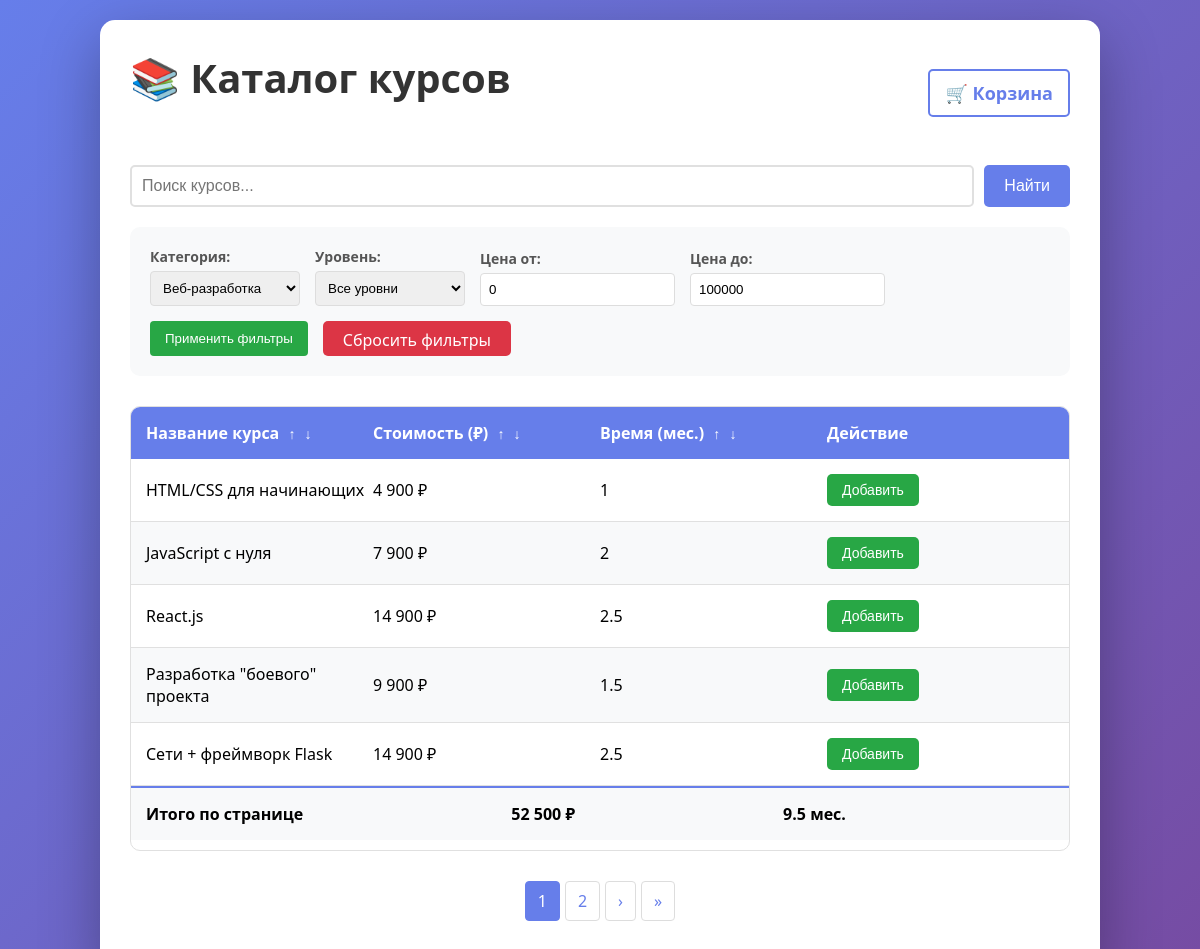
Page /Database/catalog/index.php?category=Веб-разработка on the committed database.
### tables this page shows
CREATE TABLE `products` (
  `id` int(11) NOT NULL,
  `name` varchar(255) NOT NULL,
  `price` decimal(10,2) NOT NULL,
  `duration` float NOT NULL,
  `category` varchar(100) DEFAULT NULL,
  `level` enum('Начальный','Средний','Продвинутый') DEFAULT 'Начальный',
  `created_at` timestamp NOT NULL DEFAULT current_timestamp()
);

### Database/catalog/index.php (the view, shortened to what this page needs)
<?php
$limit = 5;
$page = isset($_GET['page']) ? (int)$_GET['page'] : 1;
$offset = ($page - 1) * $limit;
$sort = isset($_GET['sort']) ? $_GET['sort'] : 'name';
$order = isset($_GET['order']) ? $_GET['order'] : 'ASC';
$category = isset($_GET['category']) ? $_GET['category'] : '';
$level = isset($_GET['level']) ? $_GET['level'] : '';
$price_min = isset($_GET['price_min']) ? (float)$_GET['price_min'] : 0;
$price_max = isset($_GET['price_max']) ? (float)$_GET['price_max'] : 100000;
$search = isset($_GET['search']) ? $_GET['search'] : '';
$database = new Database();
$db = $database->getConnection();
$where_conditions = [];
$params = [];
if (!empty($category)) {
    $where_conditions[] = "category = :category";
    $params[':category'] = $category;
}
$where_sql = "";
if (count($where_conditions) > 0) {
    $where_sql = "WHERE " . implode(" AND ", $where_conditions);
}
$count_query = "SELECT COUNT(*) as total FROM products $where_sql";
$count_stmt = $db->prepare($count_query);
foreach ($params as $key => $value) {
    $count_stmt->bindValue($key, $value);
}
$count_stmt->execute();
$total_records = $count_stmt->fetch(PDO::FETCH_ASSOC)['total'];
$total_pages = ceil($total_records / $limit);
$query = "SELECT * FROM products $where_sql ORDER BY $sort $order LIMIT :limit OFFSET :offset";
$stmt = $db->prepare($query);
foreach ($params as $key => $value) {
    $stmt->bindValue($key, $value);
}
$stmt->bindValue(':limit', $limit, PDO::PARAM_INT);
$stmt->bindValue(':offset', $offset, PDO::PARAM_INT);
$stmt->execute();
$products = $stmt->fetchAll(PDO::FETCH_ASSOC);
$categories_query = "SELECT DISTINCT category FROM products ORDER BY category";
$categories_stmt = $db->query($categories_query);
$categories = $categories_stmt->fetchAll(PDO::FETCH_COLUMN);
?>
<!DOCTYPE html>
<html lang="ru">
<head>
    <link rel="stylesheet" href="css/style.css">
</head>
<body>
    <div class="container">
        <div class="header">
            <h1>📚 Каталог курсов</h1>
            <div class="cart-info">
                <a href="cart.php" class="cart-link">
                    🛒 Корзина
                </a>
            </div>
        </div>
        <div class="search-section">
            <form action="index.php" method="GET" class="search-form">
                <input type="text" name="search" placeholder="Поиск курсов..." value="<?php echo htmlspecialchars($search); ?>">
                <button type="submit">Найти</button>
            </form>
        </div>
        <div class="filters-section">
            <form action="index.php" method="GET" class="filters-form">
                <div class="filter-group">
                    <label>Категория:</label>
                    <select name="category">
                        <?php foreach ($categories as $cat): ?>
                            <option value="<?php echo htmlspecialchars($cat); ?>" <?php echo $category == $cat ? 'selected' : ''; ?>>
                                <?php echo htmlspecialchars($cat); ?>
                            </option>
                        <?php endforeach; ?>
                    </select>
                </div>
                <div class="filter-group">
                    <label>Уровень:</label>
                    <select name="level">
                        <option value="">Все уровни</option>
                    </select>
                </div>
                <div class="filter-group">
                    <label>Цена от:</label>
                    <input type="number" name="price_min" value="<?php echo $price_min; ?>" min="0">
                </div>
                <div class="filter-group">
                    <label>Цена до:</label>
                    <input type="number" name="price_max" value="<?php echo $price_max; ?>" min="0">
                </div>
                <?php
                $query_params = [
                    'search' => $search,
                    'category' => $category,
                    'level' => $level,
                    'price_min' => $price_min,
                    'price_max' => $price_max
                ];
                $query_string = http_build_query($query_params);
                ?>
                <button type="submit">Применить фильтры</button>
                <?php if (!empty($category) || !empty($level) || $price_min > 0 || $price_max < 100000): ?>
                    <a href="index.php" class="clear-btn">Сбросить фильтры</a>
                <?php endif; ?>
            </form>
        </div>
        <section class="pricing-table">
            <div class="table-header">
                <p>
                    Название курса
                    <a href="?sort=name&order=ASC&<?php echo $query_string; ?>">↑</a>
                    <a href="?sort=name&order=DESC&<?php echo $query_string; ?>">↓</a>
                </p>
                <p>
                    Стоимость (₽)
                    <a href="?sort=price&order=ASC&<?php echo $query_string; ?>">↑</a>
                    <a href="?sort=price&order=DESC&<?php echo $query_string; ?>">↓</a>
                </p>
                <p>
                    Время (мес.)
                    <a href="?sort=duration&order=ASC&<?php echo $query_string; ?>">↑</a>
                    <a href="?sort=duration&order=DESC&<?php echo $query_string; ?>">↓</a>
                </p>
                <p>Действие</p>
            </div>
            <div id="table-body">
                <?php foreach ($products as $product): ?>
                <div class="product-row">
                    <p><?php echo htmlspecialchars($product['name']); ?></p>
                    <p><?php echo number_format($product['price'], 0, '.', ' '); ?> ₽</p>
                    <p><?php echo $product['duration']; ?></p>
                    <form action="add_to_cart.php" method="POST">
                        <button type="submit" class="add-to-cart">Добавить</button>
                    </form>
                </div>
                <?php endforeach; ?>
            </div>
            <?php
            $total_price = array_sum(array_column($products, 'price'));
            $total_duration = array_sum(array_column($products, 'duration'));
            ?>
            <div class="total-row" id="total-row">
                <p><b>Итого по странице</b></p>
                <p><b><?php echo number_format($total_price, 0, '.', ' '); ?> ₽</b></p>
                <p><b><?php echo $total_duration; ?> мес.</b></p>
            </div>
        </section>
        <?php if ($total_pages > 1): ?>
        <div class="pagination">
            <?php
            $start = max(1, $page - 2);
            $end = min($total_pages, $page + 2);
            for ($i = $start; $i <= $end; $i++):
            ?>
                <a href="?page=<?php echo $i; ?>&sort=<?php echo urlencode($sort); ?>&order=<?php echo urlencode($order); ?>&<?php echo $query_string; ?>" class="<?php echo $i == $page ? 'active' : ''; ?>">
                    <?php echo $i; ?>
                </a>
            <?php endfor; ?>
            <?php if ($page < $total_pages): ?>
                <a href="?page=<?php echo $page + 1; ?>&sort=<?php echo urlencode($sort); ?>&order=<?php echo urlencode($order); ?>&<?php echo $query_string; ?>">›</a>
                <a href="?page=<?php echo $total_pages; ?>&sort=<?php echo urlencode($sort); ?>&order=<?php echo urlencode($order); ?>&<?php echo $query_string; ?>">»</a>
            <?php endif; ?>
        </div>
        <?php endif; ?>
    </div>
</body>
</html>

### Database/catalog/css/style.css (style rules this page uses)
* { margin: 0; padding: 0; box-sizing: border-box; }
body { font-family: 'Segoe UI', Tahoma, Geneva, Verdana, sans-serif; background: linear-gradient(135deg, #667eea 0%, #764ba2 100%); min-height: 100vh; padding: 20px; }
.container { max-width: 1000px; margin: 0 auto; background: white; border-radius: 15px; padding: 30px; box-shadow: 0 20px 60px rgba(0,0,0,0.3); }
h1 { text-align: center; color: #333; margin-bottom: 30px; font-size: 2.5em; }
.search-section { margin-bottom: 20px; }
.search-form { display: flex; gap: 10px; }
.search-form input[type="text"] { flex: 1; padding: 10px; border: 2px solid #e0e0e0; border-radius: 5px; font-size: 16px; }
.search-form button { padding: 10px 20px; background: #667eea; color: white; border: none; border-radius: 5px; cursor: pointer; font-size: 16px; }
.filters-section { background: #f8f9fa; padding: 20px; border-radius: 10px; margin-bottom: 30px; }
.filters-form { display: flex; flex-wrap: wrap; gap: 15px; align-items: flex-end; }
.filter-group { display: flex; flex-direction: column; gap: 5px; min-width: 150px; }
.filter-group label { font-weight: bold; color: #555; font-size: 14px; }
.filter-group select, .filter-group input { padding: 8px; border: 1px solid #ddd; border-radius: 4px; }
.filters-form button { padding: 8px 15px; background: #28a745; color: white; border: none; border-radius: 4px; cursor: pointer; height: 35px; }
.clear-btn { padding: 8px 15px; background: #dc3545; color: white; text-decoration: none; border-radius: 4px; display: inline-block; height: 35px; line-height: 19px; }
.pricing-table { border: 1px solid #e0e0e0; border-radius: 10px; overflow: hidden; margin-bottom: 20px; }
.table-header { display: grid; grid-template-columns: repeat(4, 1fr); background: #667eea; color: white; padding: 15px; font-weight: bold; }
.table-header p { margin: 0; }
.table-header a { color: white; text-decoration: none; margin-left: 5px; font-size: 14px; }
.product-row { display: grid; grid-template-columns: repeat(4, 1fr); padding: 15px; border-bottom: 1px solid #e0e0e0; align-items: center; }
.product-row:nth-child(even) { background: #f8f9fa; }
.product-row button { background: #28a745; color: white; border: none; padding: 8px 15px; border-radius: 5px; cursor: pointer; font-size: 14px; transition: background 0.3s; width: fit-content; }
.total-row { display: grid; grid-template-columns: repeat(4, 1fr); padding: 15px; background: #f8f9fa; font-weight: bold; border-top: 2px solid #667eea; }
.pagination { display: flex; justify-content: center; gap: 5px; margin: 30px 0 20px; }
.pagination a { padding: 8px 12px; border: 1px solid #ddd; text-decoration: none; color: #667eea; border-radius: 4px; transition: all 0.3s; }
.pagination a.active { background: #667eea; color: white; border-color: #667eea; }
.header { display: flex; justify-content: space-between; align-items: center; margin-bottom: 30px; }
.cart-info { font-size: 18px; }
.cart-link { text-decoration: none; color: #667eea; font-weight: bold; padding: 10px 15px; border: 2px solid #667eea; border-radius: 5px; transition: all 0.3s; }
.clear-btn { padding: 10px 20px; background: #dc3545; color: white; border: none; border-radius: 5px; cursor: pointer; }
.total-row { display: flex; justify-content: space-between; margin-bottom: 10px; font-size: 16px; }

### rows in the picture
products: name "HTML/CSS для начинающих", price "4 900", duration "1"
products: name "JavaScript с нуля", price "7 900", duration "2"
products: name "React.js", price "14 900", duration "2.5"
products: name "Разработка \"боевого\" проекта", price "9 900", duration "1.5"
products: name "Сети + фреймворк Flask", price "14 900", duration "2.5"

### other values in the picture
$total_price "52 500"
$total_duration "9.5"
form field category "Веб-разработка"
